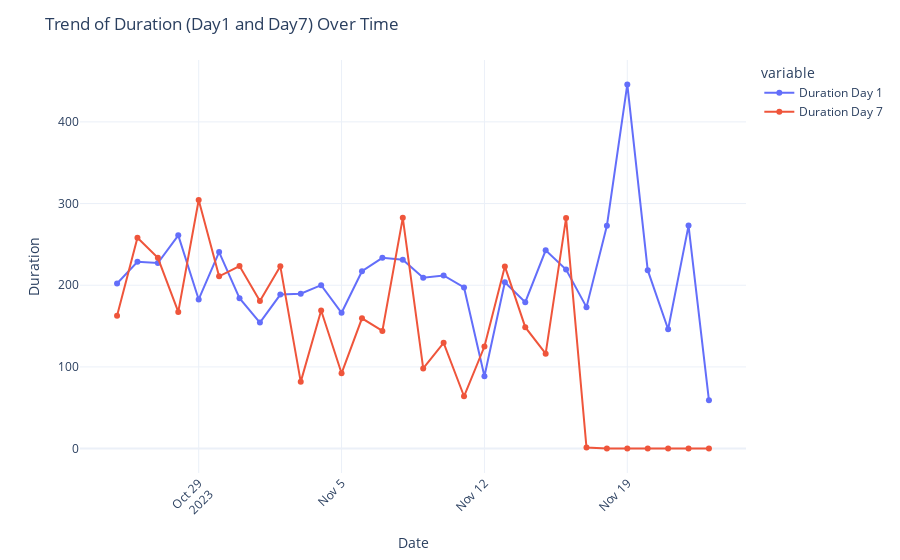

Notebook code cell kept with this figure:
### Code cell
fig = px.line(data_frame=data, x='Date', y=['Duration Day 1', 'Duration Day 7'], markers=True, labels={'value':'Duration'})
fig.update_layout(title='Trend of Duration (Day1 and Day7) Over Time', xaxis_title='Date', yaxis_title='Duration', xaxis=dict(tickangle=-45))
fig.show()

### Figure 1 — Plotly figure (JSON) as saved in the notebook; plotly's stock layout.template omitted (floating-point values rounded to 4 significant figures)
{"data": [{"hovertemplate": "variable=Duration Day 1<br>Date=%{x}<br>Duration=%{y}<extra></extra>", "legendgroup": "Duration Day 1", "line": {"color": "#636efa", "dash": "solid"}, "marker": {"symbol": "circle"}, "mode": "lines+markers", "name": "Duration Day 1", "orientation": "v", "showlegend": true, "type": "scatter", "x": ["2023-10-25T00:00:00", "2023-10-26T00:00:00", "2023-10-27T00:00:00", "2023-10-28T00:00:00", "2023-10-29T00:00:00", "2023-10-30T00:00:00", "2023-10-31T00:00:00", "2023-11-01T00:00:00", "2023-11-02T00:00:00", "2023-11-03T00:00:00", "2023-11-04T00:00:00", "2023-11-05T00:00:00", "2023-11-06T00:00:00", "2023-11-07T00:00:00", "2023-11-08T00:00:00", "2023-11-09T00:00:00", "2023-11-10T00:00:00", "2023-11-11T00:00:00", "2023-11-12T00:00:00", "2023-11-13T00:00:00", "2023-11-14T00:00:00", "2023-11-15T00:00:00", "2023-11-16T00:00:00", "2023-11-17T00:00:00", "2023-11-18T00:00:00", "2023-11-19T00:00:00", "2023-11-20T00:00:00", "2023-11-21T00:00:00", "2023-11-22T00:00:00", "2023-11-23T00:00:00"], "xaxis": "x", "y": [202.2, 228.6, 227.2, 261.1, 182.6, 240.5, 184.2, 154.3, 188.5, 189.7, 200.0, 166.3, 217.1, 233.6, 231.4, 209.1, 211.9, 197.3, 88.64, 203.6, 179.3, 242.8, 219.2, 173.2, 272.9, 445.9, 218.4, 146.2, 273.0, 59.05], "yaxis": "y"}, {"hovertemplate": "variable=Duration Day 7<br>Date=%{x}<br>Duration=%{y}<extra></extra>", "legendgroup": "Duration Day 7", "line": {"color": "#EF553B", "dash": "solid"}, "marker": {"symbol": "circle"}, "mode": "lines+markers", "name": "Duration Day 7", "orientation": "v", "showlegend": true, "type": "scatter", "x": ["2023-10-25T00:00:00", "2023-10-26T00:00:00", "2023-10-27T00:00:00", "2023-10-28T00:00:00", "2023-10-29T00:00:00", "2023-10-30T00:00:00", "2023-10-31T00:00:00", "2023-11-01T00:00:00", "2023-11-02T00:00:00", "2023-11-03T00:00:00", "2023-11-04T00:00:00", "2023-11-05T00:00:00", "2023-11-06T00:00:00", "2023-11-07T00:00:00", "2023-11-08T00:00:00", "2023-11-09T00:00:00", "2023-11-10T00:00:00", "2023-11-11T00:00:00", "2023-11-12T00:00:00", "2023-11-13T00:00:00", "2023-11-14T00:00:00", "2023-11-15T00:00:00", "2023-11-16T00:00:00", "2023-11-17T00:00:00", "2023-11-18T00:00:00", "2023-11-19T00:00:00", "2023-11-20T00:00:00", "2023-11-21T00:00:00", "2023-11-22T00:00:00", "2023-11-23T00:00:00"], "xaxis": "x", "y": [162.5, 258.1, 233.6, 167.4, 304.4, 210.9, 223.5, 180.7, 223.1, 81.71, 169, 92.2, 159.5, 144.1, 282.5, 98.1, 129.5, 64.08, 124.9, 223.1, 148.7, 116.2, 282.2, 1.25, 0, 0, 0, 0, 0, 0], "yaxis": "y"}], "layout": {"legend": {"title": {"text": "variable"}, "tracegroupgap": 0}, "margin": {"t": 60}, "title": {"text": "Trend of Duration (Day1 and Day7) Over Time"}, "xaxis": {"anchor": "y", "domain": [0, 1], "tickangle": -45, "title": {"text": "Date"}}, "yaxis": {"anchor": "x", "domain": [0, 1], "title": {"text": "Duration"}}}}
